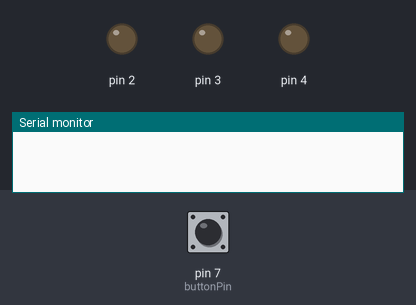
Bench run of a sketch on a simulated Arduino Uno, built with avr-gcc and run on an emulated ATmega328P. On the bench: output pins drawn as LEDs (lit = HIGH), the last lines printed to the serial monitor. Dashed ring = blinking. The test bench sets the inputs (shaded band); at power-on: pin 7 (buttonPin) HIGH.

Above: at 1.2 s.
1.3 s: pin 7 (buttonPin) pulsed LOW 5 times (0.12 s each, 0.3 s apart)
At 1.8 s:
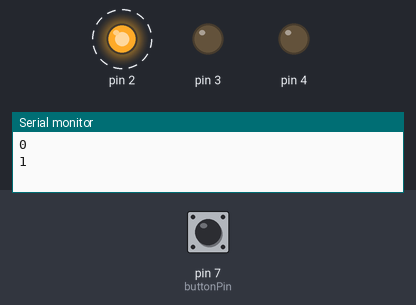
At 3.3 s:
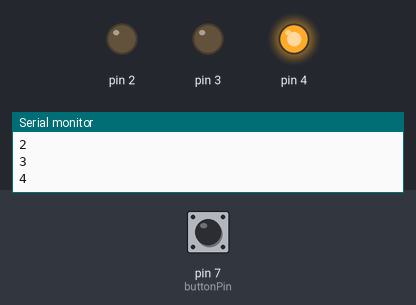
Timing chart, 0 to 6.1 s (numbered marks = the images above; inputs shaded):
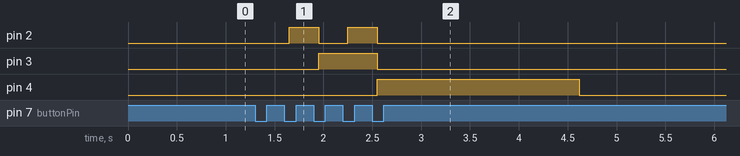

The sketch:

mostrarNumeros3Bits.ino
```cpp
// Materiais: 11 220 ohm resistores, breaboad, 8 leds, 1 led RGB, fios
// Exercício 2.5

byte contador = 0;
byte minLed = 2;
byte maxLed = 4;
byte buttonPin = 7;
bool reading = LOW;
bool lastButtonState = LOW;
byte debounceDelay = 50;
long lastDebounceTime = 0;

void ligarLED() {
  Serial.println(contador);
  for (byte pinLed = minLed; pinLed <= maxLed; pinLed++) {
	byte algarismoOn = (contador >> (pinLed - minLed)) & 1;
	digitalWrite(pinLed, algarismoOn);
  }
}

void setup() {
  Serial.begin(9600);

  for (byte pin = minLed; pin <= maxLed; pin++) pinMode(pin, OUTPUT);
  pinMode(buttonPin, INPUT_PULLUP);
}

void loop() {
  bool buttonState = !digitalRead(buttonPin);

  if (buttonState != lastButtonState) lastDebounceTime = millis();

  if (millis() - lastDebounceTime > debounceDelay) {
	if (reading != buttonState) {
	  reading = buttonState;
	  if (reading == HIGH) {
		ligarLED();
		contador = (contador + 1) % 8;
	  }
	}
  }

  if (millis() - lastDebounceTime > 2000) {
	contador = 0;
	ligarLED();
  }

  lastButtonState = buttonState;
}
```

Measured:
- after the input at 1.3 s, pin 2: alternates HIGH for 0.30 s and LOW for 0.30 s, 4 changes in all, then stays LOW, starting after 0.35 s; pin 3: LOW → HIGH after 0.65 s, → LOW 0.60 s later; pin 4: LOW → HIGH after 1.3 s, → LOW 2.1 s later
